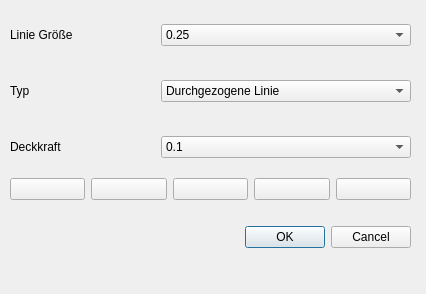
<?xml version="1.0" encoding="UTF-8"?>
<ui version="4.0">
 <class>Dialog</class>
 <widget class="QDialog" name="Dialog">
  <property name="geometry">
   <rect>
    <x>0</x>
    <y>0</y>
    <width>426</width>
    <height>294</height>
   </rect>
  </property>
  <property name="windowTitle">
   <string>Dialog</string>
  </property>
  <widget class="QWidget" name="verticalLayoutWidget">
   <property name="geometry">
    <rect>
     <x>10</x>
     <y>10</y>
     <width>401</width>
     <height>281</height>
    </rect>
   </property>
   <layout class="QVBoxLayout" name="verticalLayout">
    <item>
     <layout class="QHBoxLayout" name="hrzLayout1">
      <item>
       <widget class="QLabel" name="lblWidth">
        <property name="sizePolicy">
         <sizepolicy hsizetype="Preferred" vsizetype="Fixed">
          <horstretch>0</horstretch>
          <verstretch>0</verstretch>
         </sizepolicy>
        </property>
        <property name="minimumSize">
         <size>
          <width>0</width>
          <height>50</height>
         </size>
        </property>
        <property name="text">
         <string>Linie Größe</string>
        </property>
       </widget>
      </item>
      <item>
       <widget class="QComboBox" name="cmbWidth">
        <property name="sizePolicy">
         <sizepolicy hsizetype="Fixed" vsizetype="Fixed">
          <horstretch>0</horstretch>
          <verstretch>0</verstretch>
         </sizepolicy>
        </property>
        <property name="minimumSize">
         <size>
          <width>250</width>
          <height>0</height>
         </size>
        </property>
        <item>
         <property name="text">
          <string>0.25</string>
         </property>
        </item>
        <item>
         <property name="text">
          <string>0.5</string>
         </property>
        </item>
        <item>
         <property name="text">
          <string>0.75</string>
         </property>
        </item>
        <item>
         <property name="text">
          <string>1</string>
         </property>
        </item>
        <item>
         <property name="text">
          <string>2</string>
         </property>
        </item>
        <item>
         <property name="text">
          <string>3</string>
         </property>
        </item>
        <item>
         <property name="text">
          <string>4</string>
         </property>
        </item>
        <item>
         <property name="text">
          <string>5</string>
         </property>
        </item>
       </widget>
      </item>
     </layout>
    </item>
    <item>
     <layout class="QHBoxLayout" name="hrzLayout2">
      <item>
       <widget class="QLabel" name="lblType">
        <property name="minimumSize">
         <size>
          <width>0</width>
          <height>50</height>
         </size>
        </property>
        <property name="text">
         <string>Typ</string>
        </property>
       </widget>
      </item>
      <item>
       <widget class="QComboBox" name="cmbType">
        <property name="sizePolicy">
         <sizepolicy hsizetype="Fixed" vsizetype="Fixed">
          <horstretch>0</horstretch>
          <verstretch>0</verstretch>
         </sizepolicy>
        </property>
        <property name="minimumSize">
         <size>
          <width>250</width>
          <height>0</height>
         </size>
        </property>
        <item>
         <property name="text">
          <string>Durchgezogene Linie</string>
         </property>
        </item>
        <item>
         <property name="text">
          <string>Gestrichelte Linie</string>
         </property>
        </item>
        <item>
         <property name="text">
          <string>Strichpunktierte Linie</string>
         </property>
        </item>
       </widget>
      </item>
     </layout>
    </item>
    <item>
     <layout class="QHBoxLayout" name="hrzLayout3">
      <item>
       <widget class="QLabel" name="lblOpacity">
        <property name="minimumSize">
         <size>
          <width>0</width>
          <height>50</height>
         </size>
        </property>
        <property name="text">
         <string>Deckkraft</string>
        </property>
       </widget>
      </item>
      <item>
       <widget class="QComboBox" name="cmbOpacity">
        <property name="sizePolicy">
         <sizepolicy hsizetype="Fixed" vsizetype="Fixed">
          <horstretch>0</horstretch>
          <verstretch>0</verstretch>
         </sizepolicy>
        </property>
        <property name="minimumSize">
         <size>
          <width>250</width>
          <height>0</height>
         </size>
        </property>
        <item>
         <property name="text">
          <string>0.1</string>
         </property>
        </item>
        <item>
         <property name="text">
          <string>0.25</string>
         </property>
        </item>
        <item>
         <property name="text">
          <string>0.5</string>
         </property>
        </item>
        <item>
         <property name="text">
          <string>0.75</string>
         </property>
        </item>
        <item>
         <property name="text">
          <string>1</string>
         </property>
        </item>
       </widget>
      </item>
     </layout>
    </item>
    <item>
     <layout class="QHBoxLayout" name="hrzLayout4">
      <item>
       <widget class="QPushButton" name="btnBlack">
        <property name="text">
         <string/>
        </property>
       </widget>
      </item>
      <item>
       <widget class="QPushButton" name="btnRed">
        <property name="text">
         <string/>
        </property>
       </widget>
      </item>
      <item>
       <widget class="QPushButton" name="btnBlue">
        <property name="text">
         <string/>
        </property>
       </widget>
      </item>
      <item>
       <widget class="QPushButton" name="btnGreen">
        <property name="text">
         <string/>
        </property>
       </widget>
      </item>
      <item>
       <widget class="QPushButton" name="btnYellow">
        <property name="text">
         <string/>
        </property>
       </widget>
      </item>
     </layout>
    </item>
    <item>
     <spacer name="verticalSpacer_2">
      <property name="orientation">
       <enum>Qt::Vertical</enum>
      </property>
      <property name="sizeType">
       <enum>QSizePolicy::Fixed</enum>
      </property>
      <property name="sizeHint" stdset="0">
       <size>
        <width>20</width>
        <height>20</height>
       </size>
      </property>
     </spacer>
    </item>
    <item>
     <widget class="QDialogButtonBox" name="buttonBox">
      <property name="orientation">
       <enum>Qt::Horizontal</enum>
      </property>
      <property name="standardButtons">
       <set>QDialogButtonBox::Cancel|QDialogButtonBox::Ok</set>
      </property>
     </widget>
    </item>
    <item>
     <spacer name="verticalSpacer">
      <property name="orientation">
       <enum>Qt::Vertical</enum>
      </property>
      <property name="sizeHint" stdset="0">
       <size>
        <width>20</width>
        <height>40</height>
       </size>
      </property>
     </spacer>
    </item>
   </layout>
  </widget>
 </widget>
 <resources/>
 <connections>
  <connection>
   <sender>buttonBox</sender>
   <signal>accepted()</signal>
   <receiver>Dialog</receiver>
   <slot>accept()</slot>
   <hints>
    <hint type="sourcelabel">
     <x>248</x>
     <y>254</y>
    </hint>
    <hint type="destinationlabel">
     <x>157</x>
     <y>274</y>
    </hint>
   </hints>
  </connection>
  <connection>
   <sender>buttonBox</sender>
   <signal>rejected()</signal>
   <receiver>Dialog</receiver>
   <slot>reject()</slot>
   <hints>
    <hint type="sourcelabel">
     <x>316</x>
     <y>260</y>
    </hint>
    <hint type="destinationlabel">
     <x>286</x>
     <y>274</y>
    </hint>
   </hints>
  </connection>
 </connections>
</ui>
